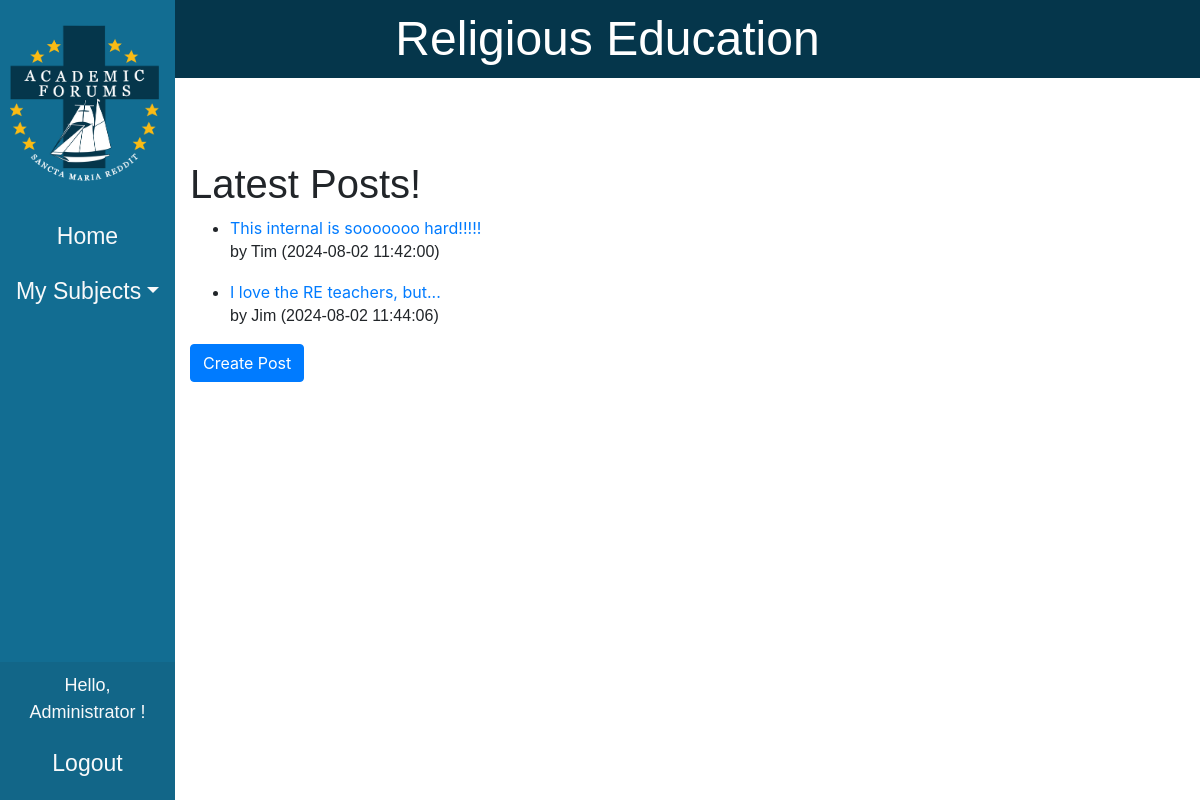
/forums/Religious Education (signed in), run on the app's committed database.
### website/models.py (models this page shows)
class Forum(db.Model):
    id = db.Column(db.Integer, primary_key=True)
    title = db.Column(db.String(150), unique=True, nullable=False)
    description = db.Column(db.Text, nullable=True)
    posts = db.relationship('Post', backref='forum', lazy=True, cascade='all, delete-orphan')
    users = db.relationship('User', secondary=user_forum_association, back_populates='forums')

class User(db.Model, UserMixin):
    id = db.Column(db.Integer, primary_key=True)
    email = db.Column(db.String(150), unique=True)
    first_name = db.Column(db.String(150))
    password = db.Column(db.String(150))
    date = db.Column(db.DateTime(timezone=True), default=func.now())
    notes = db.relationship('Note', backref='author', lazy=True)
    posts = db.relationship('Post', backref='author', lazy=True)
    comments = db.relationship('Comment', backref='author', lazy=True)
    forums = db.relationship('Forum', secondary=user_forum_association, back_populates='users')
    is_admin = db.Column(db.Boolean, default=False)

class Post(db.Model):
    id = db.Column(db.Integer, primary_key=True)
    title = db.Column(db.String(100), nullable=False)
    content = db.Column(db.Text, nullable=False)
    media_filename = db.Column(db.String(100), nullable=True)
    user_id = db.Column(db.Integer, db.ForeignKey('user.id'), nullable=False)
    forum_id = db.Column(db.Integer, db.ForeignKey('forum.id'), nullable=False)
    date = db.Column(db.DateTime(timezone=True), default=func.now())
    comments = db.relationship('Comment', backref='post', lazy=True, cascade='all, delete-orphan')

### website/forums.py (the view)
@forums.route('/forums/<string:forum_title>')
@login_required
def view_forum(forum_title):
    forum = Forum.query.filter_by(title=forum_title).first_or_404()
    if forum not in current_user.forums:
        flash("You are not subscribed to this forum.", "error")
        return redirect(url_for('views.home'))
    posts = Post.query.filter_by(forum_id=forum.id).all()
    return render_template('forum.html', forum=forum, posts=posts, user=current_user)

### website/__init__.py (called while the page is built)
def create_app():
    app = Flask(__name__, static_url_path='/static')
    app.config['SECRET_KEY'] = "*MD?Xh;Ts0)=2s5"
    app.config['SQLALCHEMY_DATABASE_URI'] = f'sqlite:///{DB_NAME}'
    app.config['UPLOAD_FOLDER'] = UPLOAD_FOLDER
    db.init_app(app)
    migrate = Migrate(app, db)
    from .views import views
    from .auth import auth
    from .forums import forums
    app.register_blueprint(views)
    app.register_blueprint(auth)
    app.register_blueprint(forums)
    from .models import User, Note, Post, Forum, Comment
    with app.app_context():
        db.create_all()
    login_manager = LoginManager()
    login_manager.login_view = 'auth.login'
    login_manager.init_app(app)
    @login_manager.user_loader
    def load_user(id):
        return User.query.get(int(id))
    return app

### website/templates/forum.html (shortened to what this page needs)
{% extends "base.html" %}
{% block header_title %}
{{ forum.title }}
{% endblock %}
{% block content %}
<div class="margin"></div>
<div class="stayer">
    <h1>Latest Posts!</h1>
    <ul>
        {% for post in posts %}
        <li>
            <a href="{{ url_for('forums.view_post', forum_title=forum.title, post_id=post.id) }}">{{ post.title }}</a>
            <p>by {{ post.author.first_name }} ({{ post.date }})</p>
        </li>
        {% endfor %}
    </ul>
    {% if current_user.is_authenticated %}
        <a href="{{ url_for('forums.create_post', forum_title=forum.title) }}" class="btn btn-primary">Create Post</a>
    {% else %}
        <p>You must <a href="{{ url_for('auth.login') }}">log in</a> to create a post.</p>
    {% endif %}
</div>
{% endblock %}

### website/templates/base.html (shortened to what this page needs)
<!DOCTYPE html>
<html lang="en">
  <head>
    <link rel="stylesheet" href="https://cdn.jsdelivr.net/npm/bootstrap@4.4.1/dist/css/bootstrap.min.css" />
    <link rel="stylesheet" type="text/css" href="{{ url_for('static', filename='main.css') }}" />
  </head>
  <body>
    <header class="fixed-header">
      <div class="container">
        <h1>
          {% block header_title %}{% endblock %}
        </h1>
      </div>
    </header>
    <div class="sidebar">
      <a class="navbar-brand" href="/"><img class="editlogo" src="{{ url_for('static', filename='images/logo.png') }}" alt="Sancta Maria College" /></a>
      <ul class="nav flex-column">
        {% if user.is_authenticated %}
          <li class="nav-item">
            <a class="nav-link" href="/home">Home</a>
          </li>
          <li class="nav-item dropdown">
            <a class="nav-link dropdown-toggle" href="#" id="dropdownMySubjects" role="button" data-toggle="dropdown" aria-haspopup="true" aria-expanded="false">My Subjects</a>
          </li>
        {% else %}
          <li class="nav-item">
            <a class="nav-link" href="/home">Home</a>
          </li>
        {% endif %}
      </ul>
      <div class="footer">
        {% if user.is_authenticated %}
          <p class="greeting">Hello, {{ user.first_name }}!</p>
          <a class="nav-link" href="/logout">Logout</a>
        {% else %}
          <a class="nav-link" href="/login">Login</a>
          <a class="nav-link" href="/sign-up">Sign Up</a>
        {% endif %}
      </div>
    </div>
    <div class="content">
      <div class="container">
        {% block content %}
        {% endblock %}
      </div>
    </div>
  </body>
</html>

### website/static/main.css (style rules this page uses)
.sidebar { height: 100vh; width: 175px; position: fixed; top: 0; left: 0; background-color: #126d92; padding-top: 20px; display: flex; flex-direction: column; justify-content: space-between; font-family: Arial, Helvetica, sans-serif; text-align: center; z-index: 100; }
.sidebar .navbar-brand { margin-bottom: 20px; }
.sidebar img { width: 100%; height: auto; }
.sidebar .nav { flex: 1; }
.sidebar .nav-link { color: #f8f9fa; padding: 10px 15px; text-decoration: none; font-size: 23px; }
.sidebar .footer { padding: 10px; background-color: #126688; text-align: center; color: #f8f9fa; font-family: Arial, Helvetica, sans-serif; }
.sidebar .footer a { color: #f8f9fa; text-decoration: none; display: block; padding: 10px; }
.fixed-header { position: fixed; top: 0; left: 175px; width: calc(100% - 175px); background-color: #05364b; color: #ffffff; padding: 10px 0; z-index: 1020; }
.fixed-header .container { display: flex; align-items: center; justify-content: center; }
.fixed-header h1 { margin: 0; font-size: 3rem; font-family: Arial, Helvetica, sans-serif; padding-right: 160px; }
.content { margin-top: 60px; margin-bottom: 60px; }
.footer .greeting { margin-bottom: 10px; color: #f8f9fa; font-size: 18px; }
.margin { padding-top: 100px; }
.editlogo { padding-left: 10px; }
h1 { font-family: Arial, Helvetica, sans-serif; }
p { font-family: Arial, Helvetica, sans-serif; }
html, body { height: 100%; margin: 0; }
body { display: flex; flex-direction: column; }
.footer { grid-column: 1 / span 2; text-align: center; padding: 10px 0; }
.content { margin-top: 60px; padding-left: 175px; padding-right: 20px; padding-bottom: 60px; }

### data on the page
Forum: title "Religious Education"
User: first_name "Administrator"
Post: title "This internal is sooooooo hard!!!!!", author.first_name "Tim", date "2024-08-02 11:42:00"
Post: title "I love the RE teachers, but...", author.first_name "Jim", date "2024-08-02 11:44:06"
